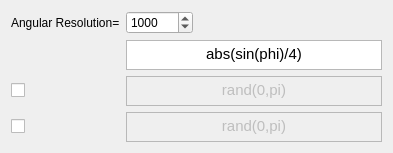
                          <widget class="QWidget" name="tab_13">
                           <attribute name="title">
                            <string>User Defined</string>
                           </attribute>
                           <layout class="QGridLayout" name="gridLayout_35">
                            <item row="1" column="0" alignment="Qt::AlignHCenter">
                             <widget class="QPushButton" name="pushButton_13">
                              <property name="maximumSize">
                               <size>
                                <width>16777215</width>
                                <height>30</height>
                               </size>
                              </property>
                              <property name="text">
                               <string/>
                              </property>
                              <property name="icon">
                               <iconset resource="resourceLIST.qrc">
                                <normaloff>:/gphi.png</normaloff>:/gphi.png</iconset>
                              </property>
                              <property name="iconSize">
                               <size>
                                <width>70</width>
                                <height>30</height>
                               </size>
                              </property>
                              <property name="flat">
                               <bool>true</bool>
                              </property>
                             </widget>
                            </item>
                            <item row="2" column="1" colspan="3">
                             <widget class="QTextEdit" name="textEdit_Grvector">
                              <property name="enabled">
                               <bool>false</bool>
                              </property>
                              <property name="maximumSize">
                               <size>
                                <width>16777215</width>
                                <height>30</height>
                               </size>
                              </property>
                              <property name="html">
                               <string>&lt;!DOCTYPE HTML PUBLIC &quot;-//W3C//DTD HTML 4.0//EN&quot; &quot;http://www.w3.org/TR/REC-html40/strict.dtd&quot;&gt;
&lt;html&gt;&lt;head&gt;&lt;meta name=&quot;qrichtext&quot; content=&quot;1&quot; /&gt;&lt;style type=&quot;text/css&quot;&gt;
p, li { white-space: pre-wrap; }
&lt;/style&gt;&lt;/head&gt;&lt;body style=&quot; font-family:'Ubuntu'; font-size:11pt; font-weight:400; font-style:normal;&quot;&gt;
&lt;p align=&quot;center&quot; style=&quot; margin-top:0px; margin-bottom:0px; margin-left:0px; margin-right:0px; -qt-block-indent:0; text-indent:0px;&quot;&gt;rand(0,pi)&lt;/p&gt;&lt;/body&gt;&lt;/html&gt;</string>
                              </property>
                             </widget>
                            </item>
                            <item row="3" column="1" colspan="3">
                             <widget class="QTextEdit" name="textEdit_thetarvector_3">
                              <property name="enabled">
                               <bool>false</bool>
                              </property>
                              <property name="maximumSize">
                               <size>
                                <width>16777215</width>
                                <height>30</height>
                               </size>
                              </property>
                              <property name="html">
                               <string>&lt;!DOCTYPE HTML PUBLIC &quot;-//W3C//DTD HTML 4.0//EN&quot; &quot;http://www.w3.org/TR/REC-html40/strict.dtd&quot;&gt;
&lt;html&gt;&lt;head&gt;&lt;meta name=&quot;qrichtext&quot; content=&quot;1&quot; /&gt;&lt;style type=&quot;text/css&quot;&gt;
p, li { white-space: pre-wrap; }
&lt;/style&gt;&lt;/head&gt;&lt;body style=&quot; font-family:'Ubuntu'; font-size:11pt; font-weight:400; font-style:normal;&quot;&gt;
&lt;p align=&quot;center&quot; style=&quot; margin-top:0px; margin-bottom:0px; margin-left:0px; margin-right:0px; -qt-block-indent:0; text-indent:0px;&quot;&gt;rand(0,pi)&lt;/p&gt;&lt;/body&gt;&lt;/html&gt;</string>
                              </property>
                             </widget>
                            </item>
                            <item row="2" column="0" alignment="Qt::AlignLeft">
                             <widget class="QCheckBox" name="checkBox_Grvector">
                              <property name="text">
                               <string/>
                              </property>
                              <property name="icon">
                               <iconset resource="resourceLIST.qrc">
                                <normaloff>:/gposition.png</normaloff>:/gposition.png</iconset>
                              </property>
                              <property name="iconSize">
                               <size>
                                <width>70</width>
                                <height>30</height>
                               </size>
                              </property>
                             </widget>
                            </item>
                            <item row="3" column="0" alignment="Qt::AlignLeft">
                             <widget class="QCheckBox" name="checkBox_thetarvector_3">
                              <property name="text">
                               <string/>
                              </property>
                              <property name="icon">
                               <iconset resource="resourceLIST.qrc">
                                <normaloff>:/thetarvector.png</normaloff>:/thetarvector.png</iconset>
                              </property>
                              <property name="iconSize">
                               <size>
                                <width>70</width>
                                <height>30</height>
                               </size>
                              </property>
                             </widget>
                            </item>
                            <item row="1" column="1" colspan="3">
                             <widget class="QTextEdit" name="textEdit_Gphi">
                              <property name="enabled">
                               <bool>true</bool>
                              </property>
                              <property name="maximumSize">
                               <size>
                                <width>16777215</width>
                                <height>30</height>
                               </size>
                              </property>
                              <property name="html">
                               <string>&lt;!DOCTYPE HTML PUBLIC &quot;-//W3C//DTD HTML 4.0//EN&quot; &quot;http://www.w3.org/TR/REC-html40/strict.dtd&quot;&gt;
&lt;html&gt;&lt;head&gt;&lt;meta name=&quot;qrichtext&quot; content=&quot;1&quot; /&gt;&lt;style type=&quot;text/css&quot;&gt;
p, li { white-space: pre-wrap; }
&lt;/style&gt;&lt;/head&gt;&lt;body style=&quot; font-family:'Ubuntu'; font-size:11pt; font-weight:400; font-style:normal;&quot;&gt;
&lt;p align=&quot;center&quot; style=&quot; margin-top:0px; margin-bottom:0px; margin-left:0px; margin-right:0px; -qt-block-indent:0; text-indent:0px;&quot;&gt;abs(sin(phi)/4)&lt;/p&gt;&lt;/body&gt;&lt;/html&gt;</string>
                              </property>
                             </widget>
                            </item>
                            <item row="0" column="0">
                             <widget class="QLabel" name="label_18">
                              <property name="text">
                               <string>Angular Resolution=</string>
                              </property>
                             </widget>
                            </item>
                            <item row="0" column="1" colspan="3" alignment="Qt::AlignLeft">
                             <widget class="QSpinBox" name="angresolution">
                              <property name="minimum">
                               <number>1</number>
                              </property>
                              <property name="maximum">
                               <number>100000000</number>
                              </property>
                              <property name="singleStep">
                               <number>100</number>
                              </property>
                              <property name="value">
                               <number>1000</number>
                              </property>
                             </widget>
                            </item>
                           </layout>
                          </widget>
